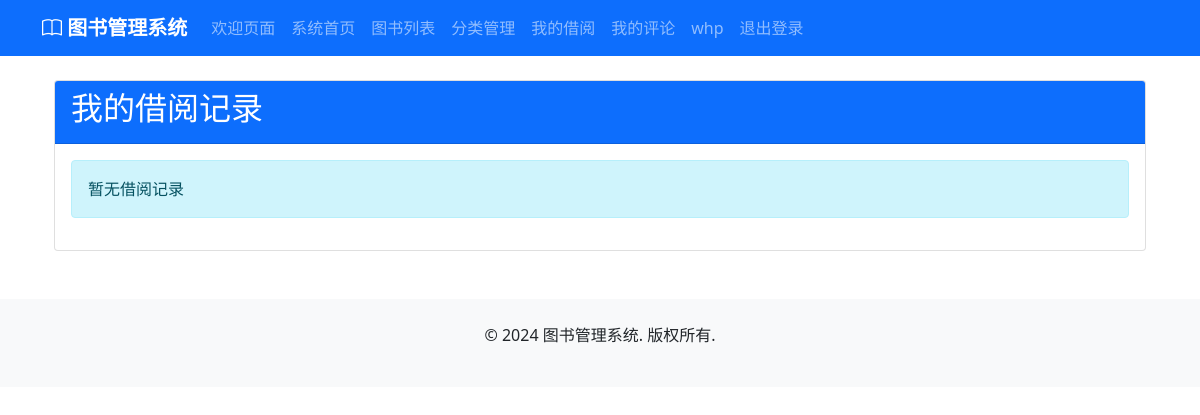
Before: /borrowing/my-records/ (signed in) with the older database file.
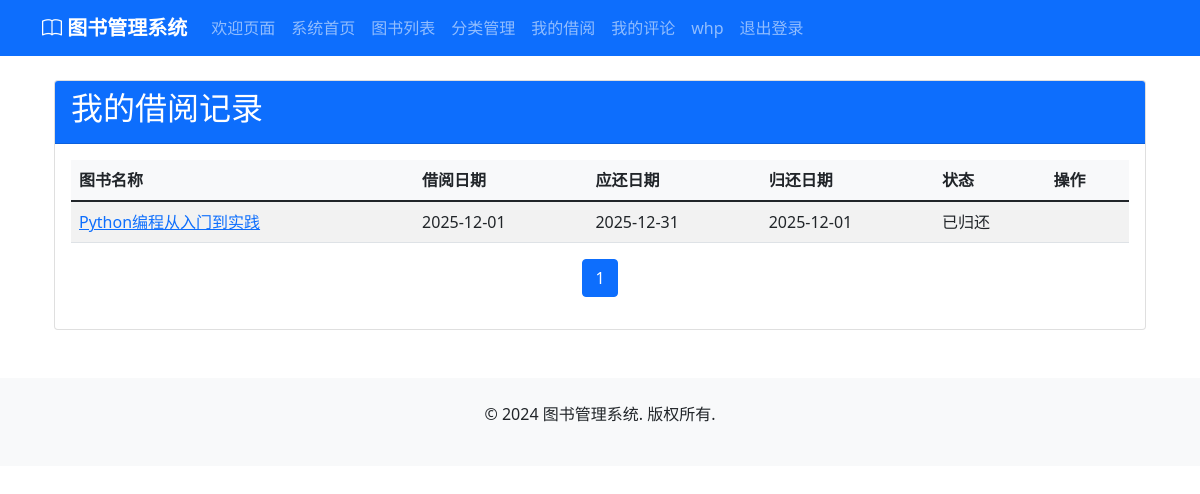
After: the same page with the newer database file.
### borrowing/models.py (models this page shows, shortened)
class BorrowRecord(models.Model):
    STATUS_CHOICES = [
        ('borrowed', '借阅中'),
        ('returned', '已归还'),
        ('overdue', '逾期'),
    ]
    user = models.ForeignKey(User, on_delete=models.CASCADE, verbose_name='借阅用户')
    book = models.ForeignKey(Book, on_delete=models.CASCADE, verbose_name='借阅图书')
    borrow_date = models.DateTimeField(auto_now_add=True, verbose_name='借阅时间')
    due_date = models.DateTimeField(verbose_name='应还时间')
    return_date = models.DateTimeField(null=True, blank=True, verbose_name='归还时间')
    status = models.CharField(max_length=20, choices=STATUS_CHOICES, default='borrowed', verbose_name='状态')
    notes = models.TextField(blank=True, null=True, verbose_name='备注')
    created_at = models.DateTimeField(auto_now_add=True, verbose_name='创建时间')
    updated_at = models.DateTimeField(auto_now=True, verbose_name='更新时间')
    class Meta:
        verbose_name = '借阅记录'
        verbose_name_plural = '借阅记录'
        ordering = ['-borrow_date']
    @property
    def is_overdue(self):
        from django.utils import timezone
        return self.status == 'borrowed' and timezone.now() > self.due_date

### books/models.py (models this page shows, shortened)
class Book(models.Model):
    STATUS_CHOICES = [
        ('available', '可借阅'),
        ('borrowed', '已借出'),
        ('maintenance', '维护中'),
        ('lost', '丢失'),
    ]
    title = models.CharField(max_length=200, verbose_name='书名')
    author = models.CharField(max_length=100, verbose_name='作者')
    isbn = models.CharField(max_length=20, unique=True, verbose_name='ISBN')
    publisher = models.CharField(max_length=100, blank=True, null=True, verbose_name='出版社')
    publication_date = models.DateField(blank=True, null=True, verbose_name='出版日期')
    category = models.ForeignKey(Category, on_delete=models.SET_NULL, null=True, verbose_name='分类')
    description = models.TextField(blank=True, null=True, verbose_name='描述')
    cover_image = models.ImageField(upload_to='book_covers/', blank=True, null=True, verbose_name='封面图片')
    total_copies = models.PositiveIntegerField(default=1, verbose_name='总册数')
    available_copies = models.PositiveIntegerField(default=1, verbose_name='可借册数')
    location = models.CharField(max_length=50, blank=True, null=True, verbose_name='书架位置')
    status = models.CharField(max_length=20, choices=STATUS_CHOICES, default='available', verbose_name='状态')
    created_at = models.DateTimeField(auto_now_add=True, verbose_name='创建时间')
    updated_at = models.DateTimeField(auto_now=True, verbose_name='更新时间')
    class Meta:
        verbose_name = '图书'
        verbose_name_plural = '图书'

### borrowing/views.py (the view)
# urls.py: path('my-records/', views.my_borrow_records, name='my_records'),
@login_required
def my_borrow_records(request):
    records = BorrowRecord.objects.filter(user=request.user).order_by('-borrow_date')
    paginator = Paginator(records, 10)
    page_number = request.GET.get('page')
    page_obj = paginator.get_page(page_number)
    return render(request, 'borrowing/my_records.html', {'page_obj': page_obj})

### accounts/models.py (called while the page is built)
    @property
    def is_admin(self):
        return self.role == 'admin'

### templates/borrowing/my_records.html (shortened to what this page needs)
{% extends 'base.html' %}
{% block content %}
<div class="container my-4">
    <div class="card">
        <div class="card-header bg-primary text-white">
            <h2>我的借阅记录</h2>
        </div>
        <div class="card-body">
            {% if page_obj %}
            <table class="table table-striped">
                <thead>
                    <tr>
                        <th>图书名称</th>
                        <th>借阅日期</th>
                        <th>应还日期</th>
                        <th>归还日期</th>
                        <th>状态</th>
                        <th>操作</th>
                    </tr>
                </thead>
                <tbody>
                    {% for record in page_obj %}
                    <tr>
                        <td><a href="{% url 'books:book_detail' record.book.id %}">{{ record.book.title }}</a></td>
                        <td>{{ record.borrow_date|date:"Y-m-d" }}</td>
                        <td class="{% if record.is_overdue and record.status == 'borrowed' %}text-danger{% endif %}">
                            {{ record.due_date|date:"Y-m-d" }}
                        </td>
                        <td>{% if record.return_date %}{{ record.return_date|date:"Y-m-d" }}{% else %}-{% endif %}</td>
                        <td>
                            {% if record.status == 'returned' %}已归还{% endif %}
                        </td>
                        <td>
                        </td>
                    </tr>
                    {% endfor %}
                </tbody>
            </table>
            <nav aria-label="Page navigation">
                <ul class="pagination justify-content-center">
                    {% for num in page_obj.paginator.page_range %}
                    {% if page_obj.number == num %}
                    <li class="page-item active"><span class="page-link">{{ num }}</span></li>
                    {% else %}
                    <li class="page-item"><a class="page-link" href="?page={{ num }}">{{ num }}</a></li>
                    {% endif %}
                    {% endfor %}
                </ul>
            </nav>
            {% else %}
            <div class="alert alert-info" role="alert">
                暂无借阅记录
            </div>
            {% endif %}
        </div>
    </div>
</div>
{% endblock %}

Changed rows visible on the page:
added BorrowRecord: book "Python编程从入门到实践", borrow_date "2025-12-01", due_date "2025-12-31", return_date "2025-12-01", status "已归还"
Other visible differences:
text no longer shown: "暂无借阅记录"
text now shown: "图书名称 借阅日期 应还日期 归还日期 状态 操作"
new list line: "1"
